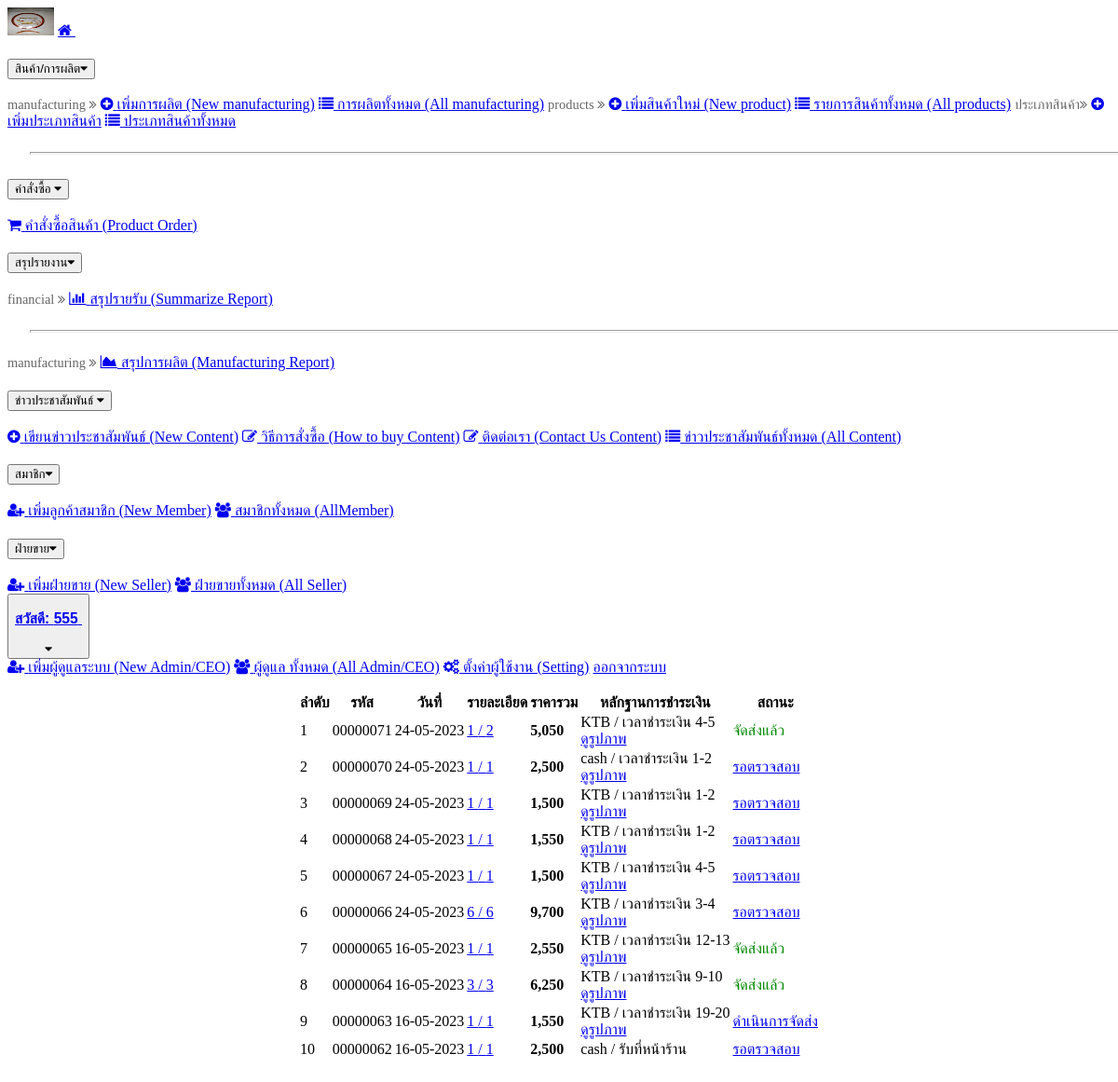
/admin/allorder.php (signed in), run on the app's committed database.
### tables this page shows
CREATE TABLE `order` (
  `id_order` int(8) UNSIGNED ZEROFILL NOT NULL,
  `send_order` int(8) DEFAULT NULL,
  `list_order` int(8) NOT NULL,
  `qty_order` int(8) NOT NULL,
  `price_order` int(8) NOT NULL,
  `id_member` int(8) DEFAULT '0',
  `name` varchar(255) DEFAULT NULL,
  `address` longtext,
  `tel` varchar(255) DEFAULT NULL,
  `discount` int(8) DEFAULT '0',
  `status_order` varchar(255) DEFAULT 'wait',
  `time_order` varchar(255) DEFAULT NULL,
  `utime_order` varchar(255) DEFAULT NULL,
  `time_paid` varchar(255) DEFAULT NULL,
  `bank_paid` varchar(255) DEFAULT NULL,
  `img_paid` varchar(255) DEFAULT NULL
);

### i_result.inc.php (called while the page is built)
<?php
function i_result($res, $row, $field=0) {
    $res->data_seek($row);
    $datarow = $res->fetch_array();
    return $datarow[$field];
}
?>

### admin/allorder.php (the view, shortened to what this page needs)
<?php
include "../connect.inc.php";
include "../i_result.inc.php";
?>
<!DOCTYPE html>
<head>
<link rel="stylesheet" href="../css/font-awesome.min.css">
<link rel="stylesheet" href="../style.css" type="text/css">
</head>
<body>
<?php
include "./menuadmin.inc.php";
?>
<br>
<table border="0" cellpadding="1" cellspacing="1" id="allorder" align="center">
<tr>
    <th>
              ลำดับ
    </th>
    <th>
              รหัส
    </th>
    <th>
              วันที่
    </th>
    <th>
             รายละเอียด
    </th>
    <th>
             ราคารวม
    </th>
    <th>
             หลักฐานการชำระเงิน
    </th>
    <th>
             สถานะ
    </th>
</tr>
<?php
$sql = "SELECT * FROM  `order` ORDER BY `order`.`id_order` DESC;";
$on = $conn->query($sql);
$_row = $on->num_rows;
for($x=0;$x<$_row;$x++){
$_status = i_result($on,$x,"status_order");
$id_order = i_result($on,$x,"id_order");
echo '<tr>';
echo '<td>'.($x+1).'</td>';
echo '<td>'.$id_order.'</td>';
echo '<td>'.i_result($on,$x,"time_order").'</td>';
echo '<td>';
echo '<a href="detail.php?order='.$id_order.'" target="_blank">';
echo i_result($on,$x,"list_order");
echo ' / ';
echo i_result($on,$x,"qty_order");
echo '</a></td>';
echo '<td style="font-weight:bold;">'.number_format(i_result($on,$x,"price_order")).'</td>';
echo '<td>';
echo ' '.i_result($on,$x,"bank_paid");
echo ' / ';
echo ' '.i_result($on,$x,"time_paid");
if((trim(i_result($on,$x,"img_paid"))!="no") and (trim(i_result($on,$x,"img_paid"))!=null)){
echo '<br>';
echo '<a href="../'.i_result($on,$x,"img_paid").'" target="_blank">ดูรูปภาพ</a>';
}
echo '</td>';
echo '<td id="bill_'.$id_order.'">';
if($_status=="wait"){
echo '<a href="#" class="st-wait" onclick="return false;" data-panda="'.$id_order.'">';
echo 'ยังไม่ได้ส่งหลักฐาน';
echo '</a>';
}else
if($_status=="checking"){
echo '<a href="#" class="st-checking" onclick="return false;" data-panda="'.$id_order.'">';
echo 'รอตรวจสอบ';
echo '</a>';
}else
if($_status=="sending"){
echo '<a href="#" class="st-sending" onclick="return false;" data-panda="'.$id_order.'">';
echo 'ดำเนินการจัดส่ง';
echo '</a>';
}else
if($_status=="complete"){
echo '<font color="#008800">จัดส่งแล้ว</font>';
}else{
echo '<font color="#880000">ยกเลิกแล้ว</font>';
}
echo '</td>';
echo '</tr>';
}
?>
</table>
<br>
</body>
</html>

### data on the page
order: id_order "00000071", time_order "24-05-2023", list_order "1", qty_order "2", price_order "5,050", bank_paid "KTB", time_paid "เวลาชำระเงิน 4-5", status_order "จัดส่งแล้ว"
order: id_order "00000070", time_order "24-05-2023", list_order "1", qty_order "1", price_order "2,500", bank_paid "cash", time_paid "เวลาชำระเงิน 1-2"
order: id_order "00000069", time_order "24-05-2023", list_order "1", qty_order "1", price_order "1,500", bank_paid "KTB", time_paid "เวลาชำระเงิน 1-2"
order: id_order "00000068", time_order "24-05-2023", list_order "1", qty_order "1", price_order "1,550", bank_paid "KTB", time_paid "เวลาชำระเงิน 1-2"
order: id_order "00000067", time_order "24-05-2023", list_order "1", qty_order "1", price_order "1,500", bank_paid "KTB", time_paid "เวลาชำระเงิน 4-5"
order: id_order "00000066", time_order "24-05-2023", list_order "6", qty_order "6", price_order "9,700", bank_paid "KTB", time_paid "เวลาชำระเงิน 3-4"
order: id_order "00000065", time_order "16-05-2023", list_order "1", qty_order "1", price_order "2,550", bank_paid "KTB", time_paid "เวลาชำระเงิน 12-13", status_order "จัดส่งแล้ว"
order: id_order "00000064", time_order "16-05-2023", list_order "3", qty_order "3", price_order "6,250", bank_paid "KTB", time_paid "เวลาชำระเงิน 9-10", status_order "จัดส่งแล้ว"
order: id_order "00000063", time_order "16-05-2023", list_order "1", qty_order "1", price_order "1,550", bank_paid "KTB", time_paid "เวลาชำระเงิน 19-20"
order: id_order "00000062", time_order "16-05-2023", list_order "1", qty_order "1", price_order "2,500", bank_paid "cash", time_paid "รับที่หน้าร้าน"

### other printed values
$_SESSION['adminname'] "555"
